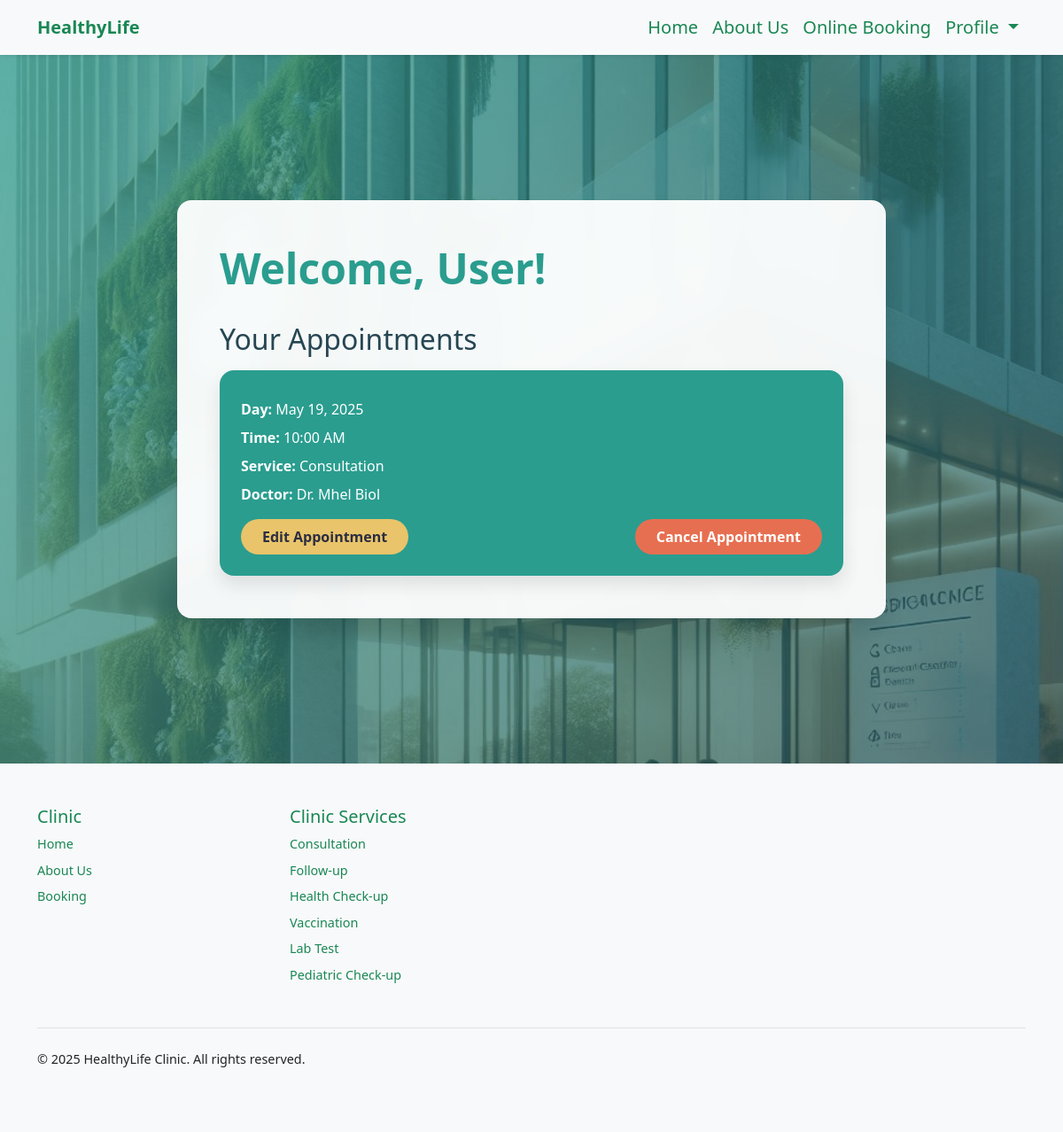
/user-panel (signed in), run on an earlier commit of the app's database.
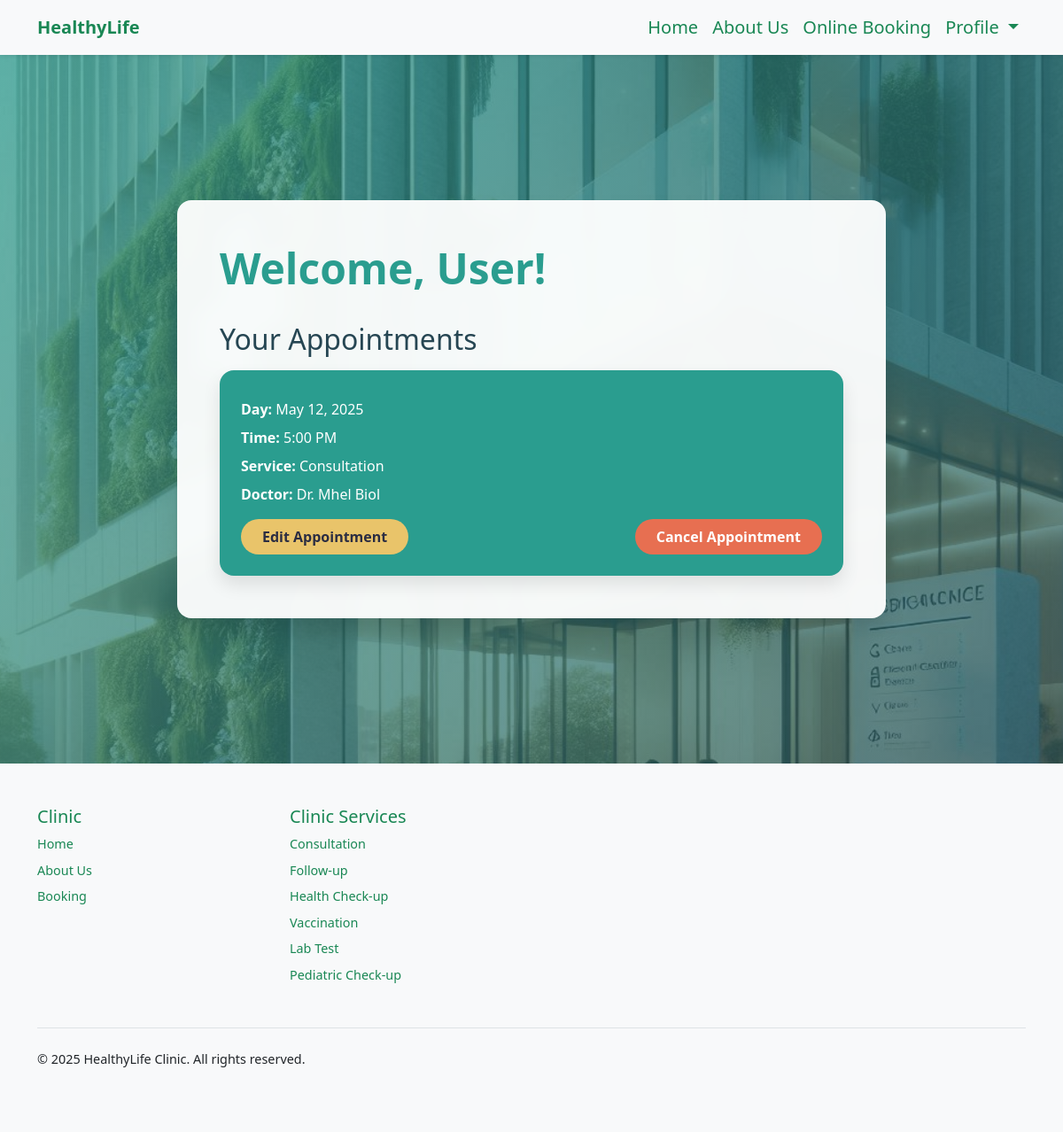
And on a later commit of the database.
### booking/models.py (models this page shows, shortened)
class Appointment(models.Model):
    user = models.ForeignKey(User, on_delete=models.CASCADE, null=True, blank=True)
    service = models.CharField(max_length=50, choices=SERVICE_CHOICES, default="Doctor care")
    doctor = models.CharField(max_length=255, default="Unknown")
    day = models.DateField(default=datetime.now)
    time = models.CharField(max_length=10, choices=TIME_CHOICES, default="3 PM")
    time_ordered = models.DateTimeField(default=datetime.now, blank=True)

### booking/views.py (the view)
# urls.py: path('user-panel', views.userPanel, name='userPanel'),
def userPanel(request):
    user = request.user
    appointments = Appointment.objects.filter(user=user).order_by('day', 'time')
    return render(request, 'userPanel.html', {
        'user':user,
        'appointments':appointments,
    })

### booking/templates/userPanel.html (shortened to what this page needs)
{% extends 'layout.html' %}
{% load static %}
{% block body %}
<section class="hero-section">
    {% if user.is_authenticated %}
    <div class="profile-panel">
        <h1>Welcome, {{ user.first_name }}!</h1>
        {% if appointments.count > 0 %}
        <div class="appointment-list">
            <h2>Your Appointments</h2>
            {% for appointment in appointments %}
            <div class="appointment-card">
                <p><strong>Day:</strong> {{ appointment.day }}</p>
                <p><strong>Time:</strong> {{ appointment.time }}</p>
                <p><strong>Service:</strong> {{ appointment.service }}</p>
                <p><strong>Doctor:</strong> {{ appointment.doctor }}</p>
                <div style="display: flex; justify-content: space-between; margin-top: 1rem;">
                    <a href="{% url 'userUpdate' appointment.id %}">Edit Appointment</a>
                    <a href="#" class="cancel-btn" data-url="{% url 'cancelAppointment' appointment.id %}" onclick="openModal(this); return false;">Cancel Appointment</a>
                </div>
            </div>
            {% endfor %}
        </div>
        {% else %}
        <h2>No Appointments Yet!</h2>
        {% endif %}
    </div>
    {% else %}
    <div class="sign-in-message">
        <h1>Please Sign In</h1>
        <a href="{% url 'login' %}" class="btn btn-primary mt-3">Sign In</a>
    </div>
    {% endif %}
</section>
{% endblock %}

### booking/templates/layout.html (shortened to what this page needs)
{% load static %}
<!doctype html>
<html lang="en">
<head>
    <link rel="stylesheet" href="https://cdnjs.cloudflare.com/ajax/libs/bootstrap-icons/1.7.2/font/bootstrap-icons.min.css">
    <link href="https://cdn.jsdelivr.net/npm/bootstrap@5.2.1/dist/css/bootstrap.min.css" rel="stylesheet">
</head>
<body>
<header>
    <nav class="navbar navbar-expand-lg shadow-sm">
        <div class="container">
            <a class="navbar-brand" href="{% url 'index' %}">
                HealthyLife
            </a>
            <div class="collapse navbar-collapse" id="navbarSupportedContent">
                <ul class="navbar-nav ms-auto mb-2 mb-lg-0 fs-5 align-items-center">
                    <li class="nav-item">
                        <a class="nav-link" aria-current="page" href="{% url 'index' %}">Home</a>
                    </li>
                    <li class="nav-item">
                        <a class="nav-link" href="{% url 'about' %}">About Us</a>
                    </li>
                    <li class="nav-item">
                        <a class="nav-link" href="{% url 'booking' %}">Online Booking</a>
                    </li>
                    {% if user.is_authenticated %}
                    <li class="nav-item dropdown">
                        <a class="nav-link dropdown-toggle" href="#" role="button" data-bs-toggle="dropdown" aria-expanded="false">
                            Profile
                        </a>
                    </li>
                    {% else %}
                    <li class="nav-item">
                        <a class="nav-link" href="{% url 'login' %}">Sign In / Sign Up</a>
                    </li>
                    {% endif %}
                </ul>
            </div>
        </div>
    </nav>
</header>
{% block body %}
{% endblock %}
<footer class="py-5 mt-auto">
    <div class="container">
        <div class="row">
            <div class="col-6 col-md-3 mb-3">
                <h5>Clinic</h5>
                <ul class="nav flex-column">
                    <li class="nav-item mb-2"><a href="{% url 'index' %}" class="nav-link p-0">Home</a></li>
                    <li class="nav-item mb-2"><a href="{% url 'about' %}" class="nav-link p-0">About Us</a></li>
                    <li class="nav-item mb-2"><a href="{% if user.is_authenticated %}{% url 'booking' %}{% else %}#{% endif %}" class="nav-link p-0">Booking</a></li>
                </ul>
            </div>
            <div class="col-6 col-md-3 mb-3">
                <h5>Clinic Services</h5>
                <ul class="nav flex-column">
                    <li class="nav-item mb-2"><a href="{% if user.is_authenticated %}{% url 'booking' %}{% else %}#{% endif %}" class="nav-link p-0">Consultation</a></li>
                    <li class="nav-item mb-2"><a href="{% if user.is_authenticated %}{% url 'booking' %}{% else %}#{% endif %}" class="nav-link p-0">Follow-up</a></li>
                    <li class="nav-item mb-2"><a href="{% if user.is_authenticated %}{% url 'booking' %}{% else %}#{% endif %}" class="nav-link p-0">Health Check-up</a></li>
                    <li class="nav-item mb-2"><a href="{% if user.is_authenticated %}{% url 'booking' %}{% else %}#{% endif %}" class="nav-link p-0">Vaccination</a></li>
                    <li class="nav-item mb-2"><a href="{% if user.is_authenticated %}{% url 'booking' %}{% else %}#{% endif %}" class="nav-link p-0">Lab Test</a></li>
                    <li class="nav-item mb-2"><a href="{% if user.is_authenticated %}{% url 'booking' %}{% else %}#{% endif %}" class="nav-link p-0">Pediatric Check-up</a></li>
                </ul>
            </div>
        </div>
        <div class="d-flex flex-column flex-sm-row justify-content-between py-4 mt-4 border-top">
            <p class="mb-0">&copy; 2025 HealthyLife Clinic. All rights reserved.</p>
        </div>
    </div>
</footer>
</body>
</html>

### booking/templates/layout.html (style rules this page uses)
.navbar { background-color: #f8f9fa; }
.nav-link { color: #198754 !important; transition: color 0.3s ease; }
.navbar-brand { font-weight: bold; color: #198754 !important; }
footer { background-color: #f8f9fa; font-size: 0.9rem; }
footer h5 { color: #198754; }
footer a { color: #6c757d; text-decoration: none; }

What changed in the data, as far as the page shows it:
removed Appointment: day "May 19, 2025", time "10:00 AM", service "Consultation", doctor "Dr. Mhel Biol"
added Appointment: day "May 12, 2025", time "5:00 PM", service "Consultation", doctor "Dr. Mhel Biol"
